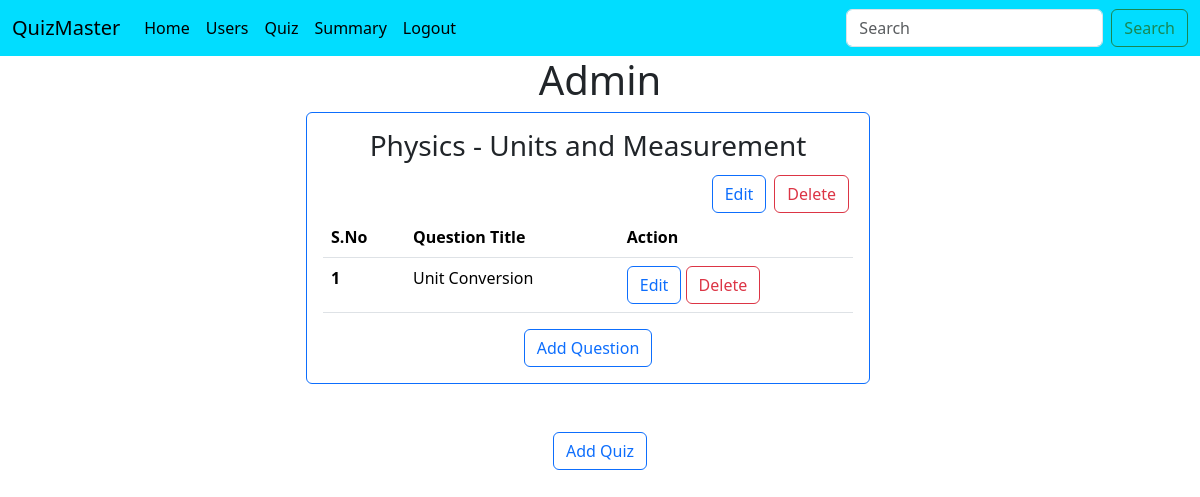
The page /quiz_management (signed in) on the database as committed earlier.
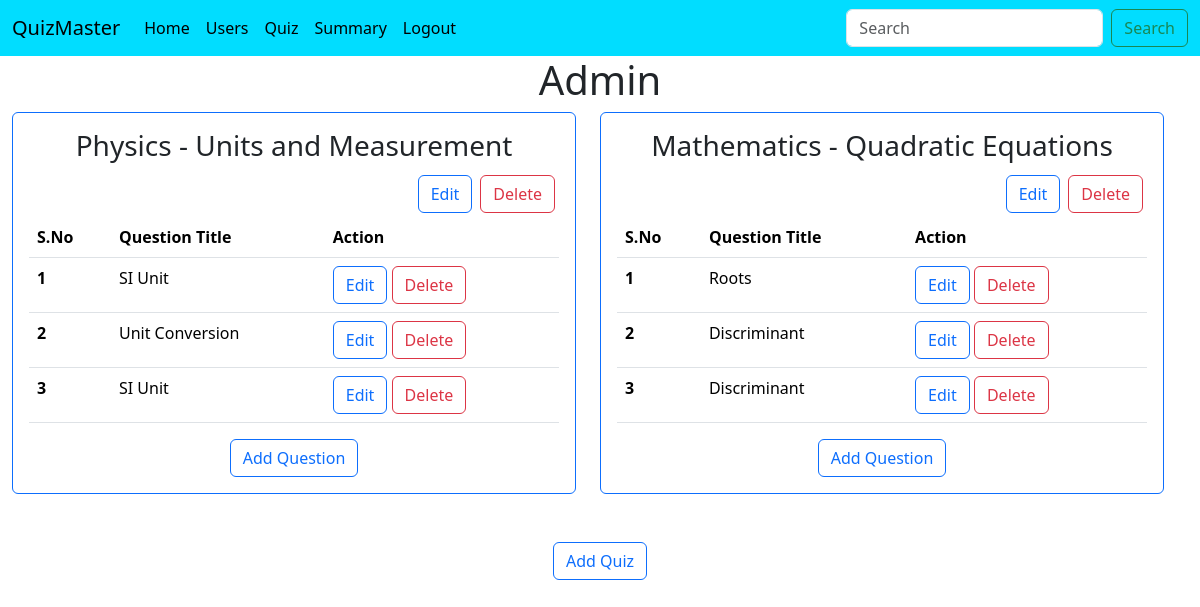
The same page on the database as committed later.
### controllers/database.py (models this page shows, shortened)
class Quiz(db.Model):
    id = db.Column(db.Integer, primary_key=True, autoincrement=True)
    chapter_id = db.Column(db.Integer, db.ForeignKey('chapter.id'), nullable=False)
    date_of_quiz = db.Column(db.Date , nullable=False)
    duration = db.Column(db.Integer, nullable=False)
    remarks = db.Column(db.Text, nullable=True)
    questions = db.relationship('Question', backref='quiz', lazy=True, cascade="all, delete-orphan")
    results = db.relationship('Result', backref='quiz', lazy=True, cascade="all, delete-orphan")

class Subject(db.Model):
    id = db.Column(db.Integer, primary_key=True , autoincrement=True)
    name = db.Column(db.String(100), nullable=False)
    description = db.Column(db.Text, nullable=True)
    chapters = db.relationship('Chapter', backref='subject', lazy=True, cascade="all, delete-orphan")

class Chapter(db.Model):
    id = db.Column(db.Integer, primary_key=True, autoincrement=True)
    name = db.Column(db.String(100), nullable=False)
    subject_id = db.Column(db.Integer, db.ForeignKey('subject.id'), nullable=False)
    description = db.Column(db.Text, nullable=True)
    quizzes = db.relationship('Quiz', backref='chapter', lazy=True, cascade="all, delete-orphan")

class Question(db.Model):
    __tablename__ = 'questions'
    id = db.Column(db.Integer, primary_key=True)
    quiz_id = db.Column(db.Integer, db.ForeignKey('quiz.id'), nullable=False)
    question_title = db.Column(db.String(50),nullable = False)
    question_statement = db.Column(db.Text, nullable=False)
    option1 = db.Column(db.String(100), nullable=False)
    option2 = db.Column(db.String(100), nullable=False)
    option3 = db.Column(db.String(100), nullable=False)
    option4 = db.Column(db.String(100), nullable=False)
    correct_option = db.Column(db.String(100), nullable=False)
    user_answers = db.relationship('UserAnswers', backref='question', lazy=True, cascade="all, delete-orphan")

### controllers/routes.py (the view)
@app.route("/quiz_management")
def quiz_management():
    if session.get('user_role', None) == 'admin':
        quizzes = Quiz.query.all()
        questions = Question.query.all()
        return render_template("quiz_management.html", quizzes = quizzes, questions = questions)
    else:
        flash("You are not authorized to access this page")
        return redirect(url_for("home"))

### templates/quiz_management.html (shortened to what this page needs)
{% extends 'base.html' %}
{% block body %}
<h1 class="text-center">Admin</h1>
<div class="container-fluid row justify-content-center">
    {% for quiz in quizzes %}
        <div class="col-12 col-sm-12 col-md-6 col-lg-6">
            <div class="card border-primary">
                <div class="card-body">
                    <h3 class="text-center">{{quiz.chapter.subject.name}} - {{quiz.chapter.name}}
                    </h3>
                    <div class="d-flex justify-content-end">
                        <a class="btn btn-outline-primary m-1" href="{{url_for('edit_quiz', quiz_id = quiz.id)}}" role="button">Edit</a>
                        <a class="btn btn-outline-danger m-1" href="{{url_for('delete_quiz', quiz_id = quiz.id)}}" role="Delete">Delete</a>
                    </div>
                    <table class="table">
                        <thead>
                        <tr>
                            <th scope="col">S.No</th>
                            <th scope="col">Question Title</th>
                            <th scope="col">Action</th>
                        </tr>
                        </thead>
                        <tbody>
                        {% for que in questions if que.quiz_id == quiz.id %}
                            <tr>
                                <th scope="row">{{loop.index}} </th>
                                <td>{{que.question_title}}</td>
                                <td>
                                    <a class="btn btn-outline-primary" href="{{url_for('edit_question', question_id = que.id)}}" role="button">Edit</a>
                                    <a class="btn btn-outline-danger" href="{{url_for('delete_question', question_id = que.id)}}" role="Delete">Delete</a>
                                </td>
                            </tr>
                        {% endfor %}
                        </tbody>
                    </table>
                    <div class="d-flex justify-content-center">
                        <a class="btn btn-outline-primary" href="{{url_for('add_question', quiz_id = quiz.id)}}" role="button">Add Question</a>
                    </div>
                </div>
            </div>
        </div>
    {% endfor %}
</div>
<div class="d-flex justify-content-center">
    <a class="btn btn-outline-primary m-5" href="{{url_for('add_quiz')}}" role="button">Add Quiz</a>
</div>
{% endblock body %}

### templates/base.html (shortened to what this page needs)
<!doctype html>
<html lang="en">
  <head>
    <link href="https://cdn.jsdelivr.net/npm/bootstrap@5.3.3/dist/css/bootstrap.min.css" rel="stylesheet">
  </head>
  <body>
    {% include 'navbar.html' %}
    {% block body %}
    {% endblock body %}
  </body>
</html>

### templates/navbar.html (shortened to what this page needs)
<nav class="navbar navbar-expand-lg " style="background-color: #01ddff;">
    <div class="container-fluid">
      <a class="navbar-brand" href="#">QuizMaster</a>
      <div class="collapse navbar-collapse" id="navbarScroll">
        <ul class="navbar-nav me-auto my-2 my-lg-0 navbar-nav-scroll" style="--bs-scroll-height: 100px;">
          {% if not session.get('user_email',None) %}
            <li class="nav-item">
              <a class="nav-link" href= "{{ url_for('login') }}" >Login</a>
            </li>
            <li class="nav-item">
              <a class="nav-link" href="{{ url_for('register')}}">Register</a>
            </li>
          {% else %}
            {% if session.get('user_role', None) == 'admin' %}
              <li class="nav-item">
                <a class="nav-link active" aria-current="page" href="{{ url_for('home')}}">Home</a>
              </li>
              <li class="nav-item">
                <a class = "nav-link active" aria-current="page" href="{{url_for('users')}}">Users</a>
              </li>
              <li class="nav-item">
                <a class = "nav-link active" aria-current="page" href="{{url_for('quiz_management')}}">Quiz</a>
              </li>
              <li class="nav-item">
                <a class = "nav-link active" aria-current="page" href="#">Summary</a>
              </li>
              <li class="nav-item">
                <a class="nav-link active" aria-current="page" href="{{ url_for('logout')}}">Logout</a>
              </li>
            {% endif %}
          {% endif %}
        </ul>
        <form class="d-flex" role="search">
          <input class="form-control me-2" type="search" placeholder="Search" aria-label="Search">
          <button class="btn btn-outline-success" type="submit">Search</button>
        </form>
      </div>
    </div>
  </nav>

Rows that differ between the two databases and show on the page:
added Question: question_title "SI Unit", shown under Quiz "Physics"
added Question: question_title "SI Unit", shown under Quiz "Physics"
added Quiz: chapter.subject.name "Mathematics", chapter.name "Quadratic Equations"
added Question: question_title "Roots", shown under "Mathematics"
added Question: question_title "Discriminant", shown under "Mathematics"
added Question: question_title "Discriminant", shown under "Mathematics"
